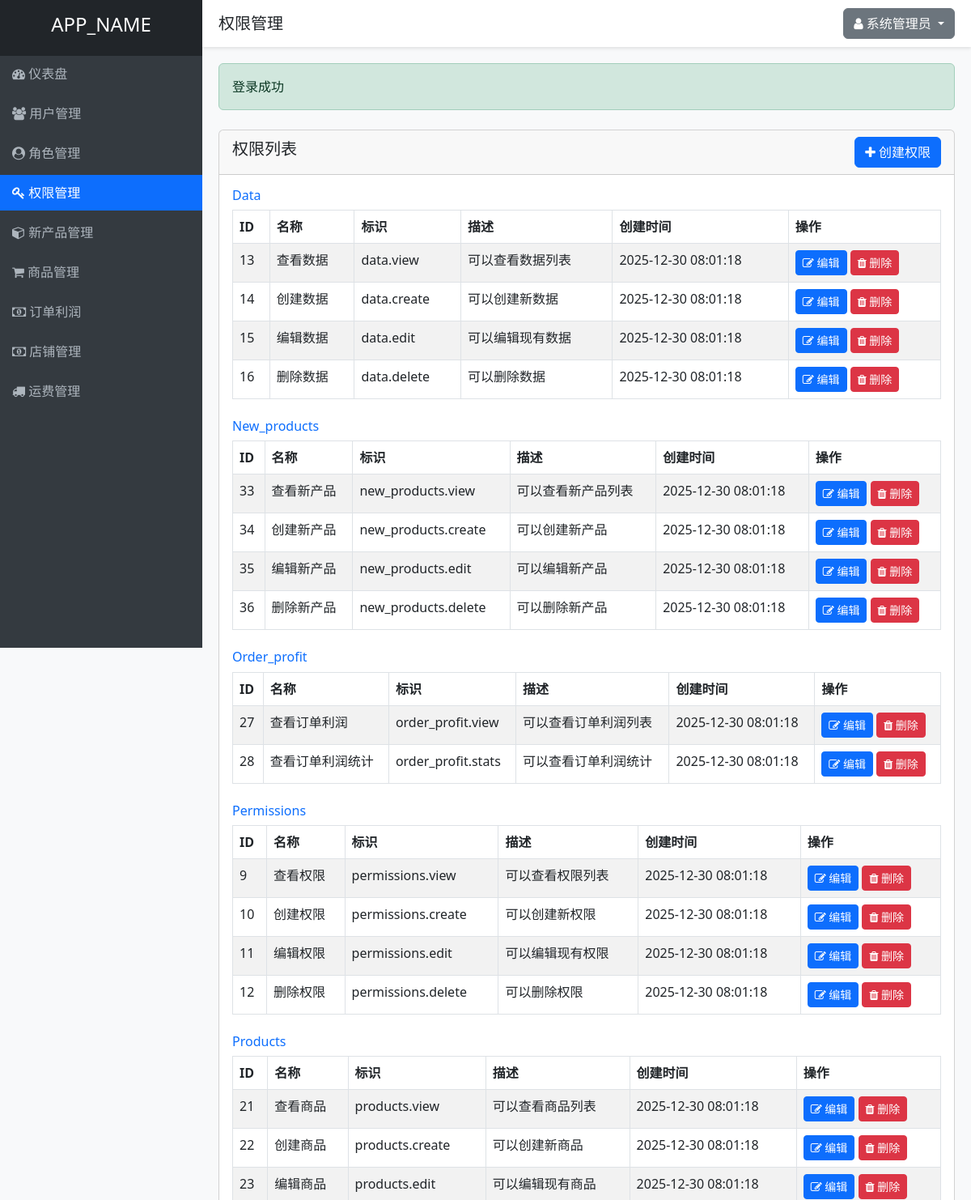
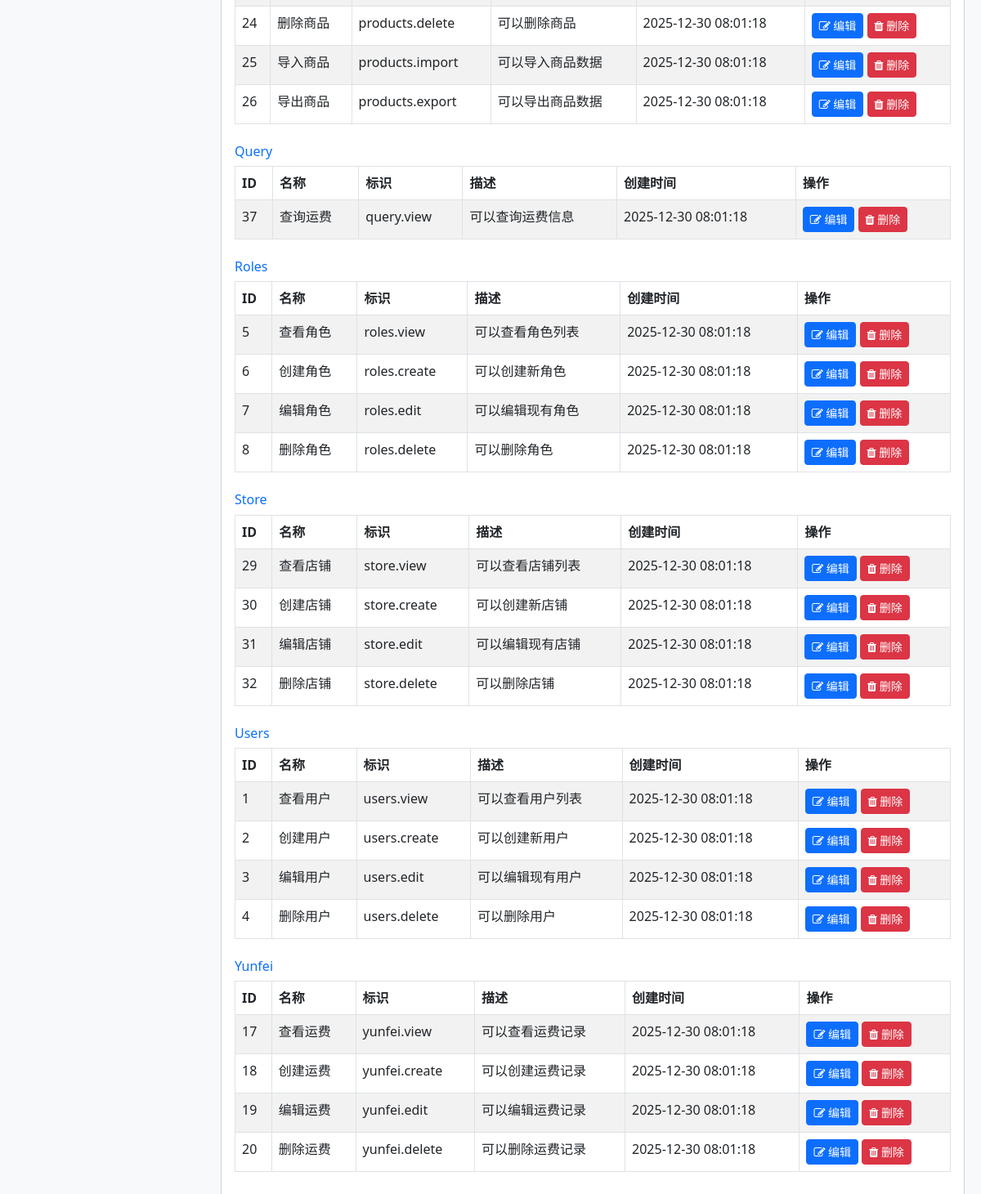
Page /permissions.php (signed in) on the committed database (2 pictures, top to bottom).
### tables this page shows
CREATE TABLE IF NOT EXISTS permissions (
    id INT AUTO_INCREMENT PRIMARY KEY,
    name VARCHAR(50) NOT NULL UNIQUE,
    slug VARCHAR(50) NOT NULL UNIQUE,
    description TEXT,
    module VARCHAR(50) NOT NULL,
    created_at TIMESTAMP DEFAULT CURRENT_TIMESTAMP,
    updated_at TIMESTAMP DEFAULT CURRENT_TIMESTAMP ON UPDATE CURRENT_TIMESTAMP
);

### controllers/PermissionController.php (called while the page is built, shortened)
<?php
require_once APP_ROOT . '/models/Permission.php';
require_once APP_ROOT . '/helpers/functions.php';
class PermissionController {
    private $permissionModel;
    public function __construct() {
        $this->permissionModel = new Permission();
    }
    public function index() {
        $permissions = $this->permissionModel->getAllByModule();
        $title = '权限管理';
        include VIEWS_DIR . '/layouts/header.php';
        include VIEWS_DIR . '/permissions/index.php';
        include VIEWS_DIR . '/layouts/footer.php';
    }
}
?>

### helpers/functions.php (called while the page is built, shortened)
<?php
function getSuccess() {
    $success = $_SESSION['success'] ?? '';
    return $success;
}
function isLoggedIn() {
    return isset($_SESSION['user_id']);
}
function getCurrentUserId() {
    return $_SESSION['user_id'] ?? null;
}
function hasPermission($permissionSlug) {
    require_once APP_ROOT . '/models/Permission.php';
    $permissionModel = new Permission();
    return $permissionModel->checkUserPermission(getCurrentUserId(), $permissionSlug);
}
?>

### includes/database.php (called while the page is built, shortened)
<?php
class Database {
    private static $instance = null;
    private $conn;
    private function __construct() {
        try {
            $this->conn = new PDO(
                "mysql:host=" . DB_HOST . ";dbname=" . DB_NAME . ";charset=utf8",
                DB_USER,
                DB_PASS,
                [
                    PDO::ATTR_ERRMODE => PDO::ERRMODE_EXCEPTION,
                    PDO::ATTR_DEFAULT_FETCH_MODE => PDO::FETCH_ASSOC,
                    PDO::ATTR_EMULATE_PREPARES => false
                ]
            );
        } catch(PDOException $e) {
            die("数据库连接失败: " . $e->getMessage());
        }
    }
    public static function getInstance() {
        if(self::$instance === null) {
            self::$instance = new Database();
        }
        return self::$instance;
    }
    public function query($sql, $params = []) {
        $stmt = $this->conn->prepare($sql);
        $stmt->execute($params);
        return $stmt;
    }
}
?>

### models/Permission.php (called while the page is built, shortened)
<?php
require_once APP_ROOT . '/includes/database.php';
class Permission {
    private $db;
    public function __construct() {
        $this->db = Database::getInstance();
    }
    public function getAll() {
        $sql = "SELECT * FROM permissions ORDER BY module, id";
        $stmt = $this->db->query($sql);
        return $stmt->fetchAll();
    }
    public function getAllByModule() {
        $permissions = $this->getAll();
        $grouped = [];
        foreach ($permissions as $permission) {
            $module = $permission['module'];
            if (!isset($grouped[$module])) {
                $grouped[$module] = [];
            }
            $grouped[$module][] = $permission;
        }
        return $grouped;
    }
    public function checkUserPermission($userId, $permissionSlug) {
        $sql = "SELECT COUNT(*) as count FROM permissions p
                JOIN role_permissions rp ON p.id = rp.permission_id
                JOIN user_roles ur ON rp.role_id = ur.role_id
                WHERE ur.user_id = ? AND p.slug = ?";
        $stmt = $this->db->query($sql, [$userId, $permissionSlug]);
        $result = $stmt->fetch();
        return $result['count'] > 0;
    }
}
?>

### views/permissions/index.php (the view)
<div class="row mt-4">
    <div class="col-md-12">
        <div class="card">
            <div class="card-header d-flex justify-content-between align-items-center">
                <h5>权限列表</h5>
                <?php if (hasPermission('permissions.create')): ?>
                    <a href="<?php echo APP_URL; ?>/permissions.php?action=create" class="btn btn-primary">
                        <i class="fa fa-plus"></i> 创建权限
                    </a>
                <?php endif; ?>
            </div>
            <div class="card-body">
                <?php foreach ($permissions as $module => $modulePermissions): ?>
                    <div class="mb-4">
                        <h6 class="text-primary"><?php echo ucfirst($module); ?></h6>
                        <table class="table table-bordered table-striped">
                            <thead>
                                <tr>
                                    <th>ID</th>
                                    <th>名称</th>
                                    <th>标识</th>
                                    <th>描述</th>
                                    <th>创建时间</th>
                                    <th>操作</th>
                                </tr>
                            </thead>
                            <tbody>
                                <?php foreach ($modulePermissions as $permission): ?>
                                    <tr>
                                        <td><?php echo $permission['id']; ?></td>
                                        <td><?php echo $permission['name']; ?></td>
                                        <td><?php echo $permission['slug']; ?></td>
                                        <td><?php echo $permission['description']; ?></td>
                                        <td><?php echo $permission['created_at']; ?></td>
                                        <td>
                                            <?php if (hasPermission('permissions.edit')): ?>
                                                <a href="<?php echo APP_URL; ?>/permissions.php?action=edit&id=<?php echo $permission['id']; ?>" class="btn btn-sm btn-primary">
                                                    <i class="fa fa-edit"></i> 编辑
                                                </a>
                                            <?php endif; ?>
                                            <?php if (hasPermission('permissions.delete')): ?>
                                                <a href="<?php echo APP_URL; ?>/permissions.php?action=delete&id=<?php echo $permission['id']; ?>" class="btn btn-sm btn-danger" onclick="return confirm('确定要删除这个权限吗？');">
                                                    <i class="fa fa-trash"></i> 删除
                                                </a>
                                            <?php endif; ?>
                                        </td>
                                    </tr>
                                <?php endforeach; ?>
                            </tbody>
                        </table>
                    </div>
                <?php endforeach; ?>
            </div>
        </div>
    </div>
</div>

### permissions.php (shortened to what this page needs)
<?php
require_once __DIR__ . '/controllers/PermissionController.php';
$permissionController = new PermissionController();
$action = $_GET['action'] ?? 'index';
switch ($action) {
    case 'index':
        $permissionController->index();
        break;
}
?>

### views/layouts/header.php (shortened to what this page needs)
<!DOCTYPE html>
<html lang="zh-CN">
<head>
    <link href="https://cdn.jsdelivr.net/npm/bootstrap@5.3.0/dist/css/bootstrap.min.css" rel="stylesheet">
    <link href="https://cdn.jsdelivr.net/npm/font-awesome@4.7.0/css/font-awesome.min.css" rel="stylesheet">
</head>
<body>
    <div class="sidebar">
        <div class="p-3 bg-dark text-center">
            <h4><?php echo APP_NAME; ?></h4>
        </div>
        <div class="nav">
            <div class="nav-item">
                <a href="<?php echo APP_URL; ?>/dashboard.php" class="<?php echo basename($_SERVER['PHP_SELF']) == 'dashboard.php' ? 'active' : ''; ?>">
                    <i class="fa fa-dashboard"></i> 仪表盘
                </a>
            </div>
            <?php if (hasPermission('users.view')): ?>
            <div class="nav-item">
                <a href="<?php echo APP_URL; ?>/users.php" class="<?php echo basename($_SERVER['PHP_SELF']) == 'users.php' ? 'active' : ''; ?>">
                    <i class="fa fa-users"></i> 用户管理
                </a>
            </div>
            <?php endif; ?>
            <?php if (hasPermission('roles.view')): ?>
            <div class="nav-item">
                <a href="<?php echo APP_URL; ?>/roles.php" class="<?php echo basename($_SERVER['PHP_SELF']) == 'roles.php' ? 'active' : ''; ?>">
                    <i class="fa fa-user-circle"></i> 角色管理
                </a>
            </div>
            <?php endif; ?>
            <?php if (hasPermission('permissions.view')): ?>
            <div class="nav-item">
                <a href="<?php echo APP_URL; ?>/permissions.php" class="<?php echo basename($_SERVER['PHP_SELF']) == 'permissions.php' ? 'active' : ''; ?>">
                    <i class="fa fa-key"></i> 权限管理
                </a>
            </div>
            <?php endif; ?>
            <?php if (isLoggedIn()): ?>
            <div class="nav-item">
                <a href="<?php echo APP_URL; ?>/new_products.php" class="<?php echo basename($_SERVER['PHP_SELF']) == 'new_products.php' ? 'active' : ''; ?>">
                    <i class="fa fa-cube"></i> 新产品管理
                </a>
            </div>
            <?php endif; ?>
            <?php  if (isLoggedIn()):  ?>
            <div class="nav-item">
                <a href="<?php echo APP_URL; ?>/products.php" class="<?php echo basename($_SERVER['PHP_SELF']) == 'products.php' ? 'active' : ''; ?>">
                    <i class="fa fa-shopping-cart"></i> 商品管理
                </a>
            </div>
            <?php endif; ?>
            <?php if (isLoggedIn()): ?>
            <div class="nav-item">
                <a href="<?php echo APP_URL; ?>/order_profit.php" class="<?php echo basename($_SERVER['PHP_SELF']) == 'order_profit.php' ? 'active' : ''; ?>">
                    <i class="fa fa-money"></i> 订单利润
                </a>
            </div>
            <?php endif; ?>
             <?php if (isLoggedIn()): ?>
            <div class="nav-item">
                <a href="<?php echo APP_URL; ?>/store.php" class="<?php echo basename($_SERVER['PHP_SELF']) == 'store.php' ? 'active' : ''; ?>">
                    <i class="fa fa-money"></i> 店铺管理
                </a>
            </div>
            <?php endif; ?>
            <?php if (hasPermission('yunfei.view')): ?>
            <div class="nav-item">
                <a href="<?php echo APP_URL; ?>/yunfei.php" class="<?php echo basename($_SERVER['PHP_SELF']) == 'yunfei.php' ? 'active' : ''; ?>">
                    <i class="fa fa-truck"></i> 运费管理
                </a>
            </div>
            <?php endif; ?>
        </div>
    </div>
    <div class="header">
        <div class="d-flex justify-content-between align-items-center">
            <h5 class="mb-0"><?php echo $title ?? '欢迎使用'; ?></h5>
            <div class="dropdown">
                <button class="btn btn-secondary dropdown-toggle" type="button" id="userDropdown" data-bs-toggle="dropdown" aria-expanded="false">
                    <i class="fa fa-user"></i> <?php echo $_SESSION['full_name']; ?>
                </button>
            </div>
        </div>
    </div>
    <div class="content">
        <?php if ($success = getSuccess()): ?>
            <div class="alert alert-success" role="alert">
                <?php echo $success; ?>
            </div>
        <?php endif; ?>

### views/layouts/footer.php (shortened to what this page needs)
    </div>
</body>
</html>

### views/layouts/header.php (style rules this page uses)
body { background-color: #f8f9fa; }
.sidebar { height: 100vh; background-color: #343a40; color: white; position: fixed; top: 0; left: 0; width: 250px; overflow-y: auto; }
.sidebar a { color: #adb5bd; text-decoration: none; display: block; padding: 10px 15px; }
.sidebar .active { background-color: #0d6efd; color: white; }
.content { margin-left: 250px; padding: 20px; }
.header { background-color: white; padding: 10px 20px; box-shadow: 0 2px 4px rgba(0, 0, 0, 0.1); margin-left: 250px; }
.nav { display: flex;flex-direction: column; }
.nav-item { margin-bottom: 5px; display: block; }

### rows in the picture
permissions: id "13", name "查看数据", slug "data.view", description "可以查看数据列表", created_at "2025-12-30 08:01:18"
permissions: id "14", name "创建数据", slug "data.create", description "可以创建新数据", created_at "2025-12-30 08:01:18"
permissions: id "15", name "编辑数据", slug "data.edit", description "可以编辑现有数据", created_at "2025-12-30 08:01:18"
permissions: id "16", name "删除数据", slug "data.delete", description "可以删除数据", created_at "2025-12-30 08:01:18"
permissions: id "33", name "查看新产品", slug "new_products.view", description "可以查看新产品列表", created_at "2025-12-30 08:01:18"
permissions: id "34", name "创建新产品", slug "new_products.create", description "可以创建新产品", created_at "2025-12-30 08:01:18"
permissions: id "35", name "编辑新产品", slug "new_products.edit", description "可以编辑新产品", created_at "2025-12-30 08:01:18"
permissions: id "36", name "删除新产品", slug "new_products.delete", description "可以删除新产品", created_at "2025-12-30 08:01:18"
permissions: id "27", name "查看订单利润", slug "order_profit.view", description "可以查看订单利润列表", created_at "2025-12-30 08:01:18"
permissions: id "28", name "查看订单利润统计", slug "order_profit.stats", description "可以查看订单利润统计", created_at "2025-12-30 08:01:18"
permissions: id "9", name "查看权限", slug "permissions.view", description "可以查看权限列表", created_at "2025-12-30 08:01:18"
permissions: id "10", name "创建权限", slug "permissions.create", description "可以创建新权限", created_at "2025-12-30 08:01:18"
permissions: id "11", name "编辑权限", slug "permissions.edit", description "可以编辑现有权限", created_at "2025-12-30 08:01:18"
permissions: id "12", name "删除权限", slug "permissions.delete", description "可以删除权限", created_at "2025-12-30 08:01:18"
permissions: id "21", name "查看商品", slug "products.view", description "可以查看商品列表", created_at "2025-12-30 08:01:18"
permissions: id "22", name "创建商品", slug "products.create", description "可以创建新商品", created_at "2025-12-30 08:01:18"
permissions: id "23", name "编辑商品", slug "products.edit", description "可以编辑现有商品", created_at "2025-12-30 08:01:18"
permissions: id "24", name "删除商品", slug "products.delete", description "可以删除商品", created_at "2025-12-30 08:01:18"
permissions: id "25", name "导入商品", slug "products.import", description "可以导入商品数据", created_at "2025-12-30 08:01:18"
permissions: id "26", name "导出商品", slug "products.export", description "可以导出商品数据", created_at "2025-12-30 08:01:18"
permissions: id "37", name "查询运费", slug "query.view", description "可以查询运费信息", created_at "2025-12-30 08:01:18"
permissions: id "5", name "查看角色", slug "roles.view", description "可以查看角色列表", created_at "2025-12-30 08:01:18"
permissions: id "6", name "创建角色", slug "roles.create", description "可以创建新角色", created_at "2025-12-30 08:01:18"
permissions: id "7", name "编辑角色", slug "roles.edit", description "可以编辑现有角色", created_at "2025-12-30 08:01:18"
permissions: id "8", name "删除角色", slug "roles.delete", description "可以删除角色", created_at "2025-12-30 08:01:18"
permissions: id "29", name "查看店铺", slug "store.view", description "可以查看店铺列表", created_at "2025-12-30 08:01:18"
permissions: id "30", name "创建店铺", slug "store.create", description "可以创建新店铺", created_at "2025-12-30 08:01:18"
permissions: id "31", name "编辑店铺", slug "store.edit", description "可以编辑现有店铺", created_at "2025-12-30 08:01:18"
permissions: id "32", name "删除店铺", slug "store.delete", description "可以删除店铺", created_at "2025-12-30 08:01:18"
permissions: id "1", name "查看用户", slug "users.view", description "可以查看用户列表", created_at "2025-12-30 08:01:18"
permissions: id "2", name "创建用户", slug "users.create", description "可以创建新用户", created_at "2025-12-30 08:01:18"
permissions: id "3", name "编辑用户", slug "users.edit", description "可以编辑现有用户", created_at "2025-12-30 08:01:18"
permissions: id "4", name "删除用户", slug "users.delete", description "可以删除用户", created_at "2025-12-30 08:01:18"
permissions: module "Yunfei", id "20", name "删除运费", slug "yunfei.delete", description "可以删除运费记录", created_at "2025-12-30 08:01:18"
permissions: id "17", name "查看运费", slug "yunfei.view", description "可以查看运费记录", created_at "2025-12-30 08:01:18"
permissions: id "18", name "创建运费", slug "yunfei.create", description "可以创建运费记录", created_at "2025-12-30 08:01:18"
permissions: id "19", name "编辑运费", slug "yunfei.edit", description "可以编辑运费记录", created_at "2025-12-30 08:01:18"

### other values in the picture
APP_NAME "APP_NAME"
$title "权限管理"
$_SESSION['full_name'] "系统管理员"
$success "登录成功"
$module "Data"
$module "New_products"
$module "Order_profit"
$module "Permissions"
$module "Products"
$module "Query"
$module "Roles"
$module "Store"
$module "Users"
